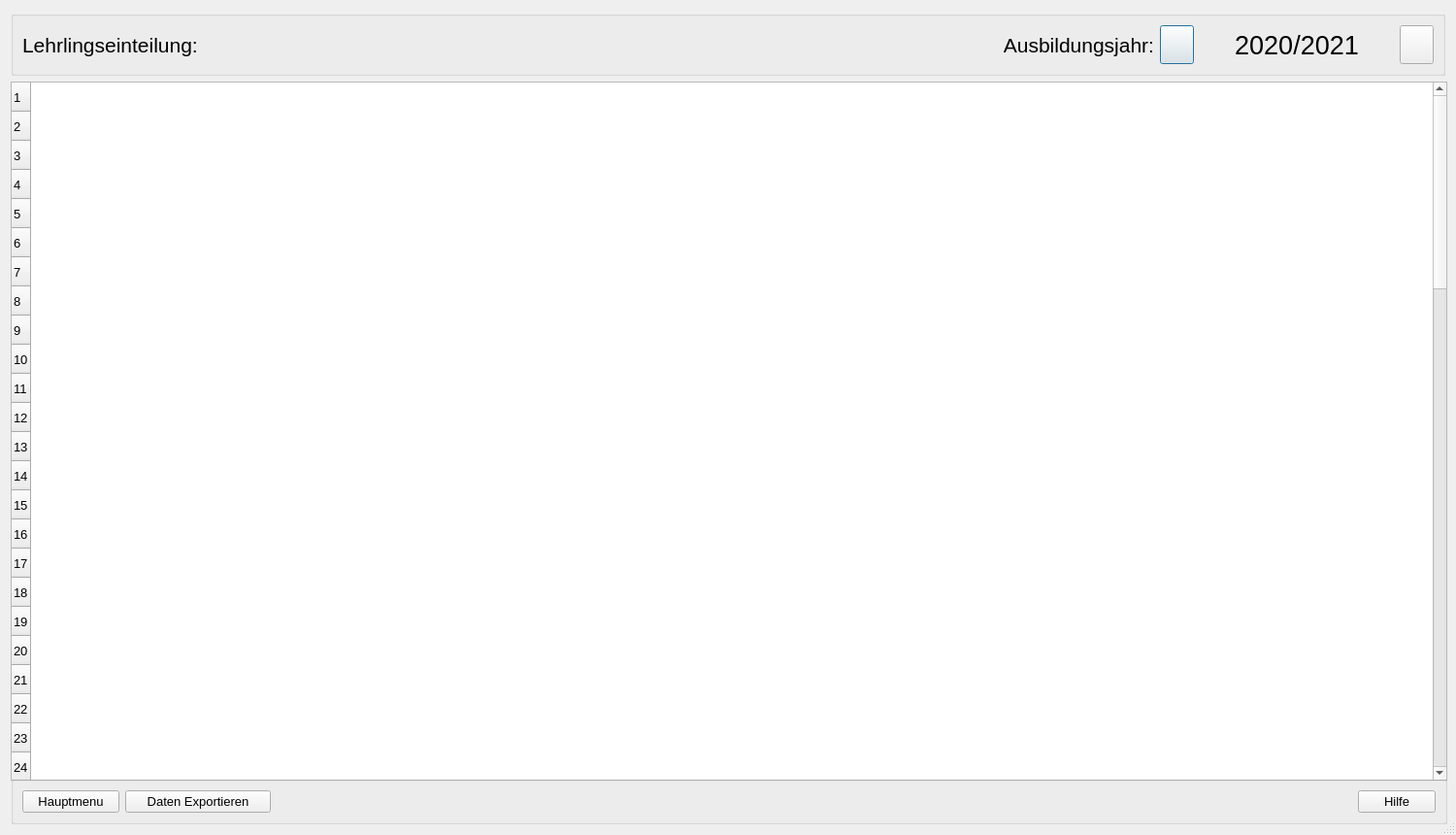
<?xml version="1.0" encoding="UTF-8"?>
<ui version="4.0">
 <class>Dialog</class>
 <widget class="QDialog" name="Dialog">
  <property name="geometry">
   <rect>
    <x>0</x>
    <y>0</y>
    <width>1500</width>
    <height>860</height>
   </rect>
  </property>
  <property name="minimumSize">
   <size>
    <width>1500</width>
    <height>860</height>
   </size>
  </property>
  <property name="windowTitle">
   <string>Dialog</string>
  </property>
  <property name="sizeGripEnabled">
   <bool>true</bool>
  </property>
  <layout class="QVBoxLayout" name="verticalLayout">
   <item>
    <widget class="QGroupBox" name="groupBox_2">
     <property name="sizePolicy">
      <sizepolicy hsizetype="Fixed" vsizetype="Fixed">
       <horstretch>0</horstretch>
       <verstretch>0</verstretch>
      </sizepolicy>
     </property>
     <property name="maximumSize">
      <size>
       <width>1480</width>
       <height>16777215</height>
      </size>
     </property>
     <property name="title">
      <string/>
     </property>
     <layout class="QHBoxLayout" name="horizontalLayout_2">
      <item>
       <widget class="QLabel" name="label">
        <property name="minimumSize">
         <size>
          <width>240</width>
          <height>0</height>
         </size>
        </property>
        <property name="font">
         <font>
          <pointsize>16</pointsize>
         </font>
        </property>
        <property name="text">
         <string>Lehrlingseinteilung:</string>
        </property>
       </widget>
      </item>
      <item>
       <spacer name="horizontalSpacer">
        <property name="orientation">
         <enum>Qt::Horizontal</enum>
        </property>
        <property name="sizeType">
         <enum>QSizePolicy::Fixed</enum>
        </property>
        <property name="sizeHint" stdset="0">
         <size>
          <width>900</width>
          <height>20</height>
         </size>
        </property>
       </spacer>
      </item>
      <item>
       <widget class="QLabel" name="label_2">
        <property name="sizePolicy">
         <sizepolicy hsizetype="Fixed" vsizetype="Preferred">
          <horstretch>0</horstretch>
          <verstretch>0</verstretch>
         </sizepolicy>
        </property>
        <property name="font">
         <font>
          <pointsize>16</pointsize>
         </font>
        </property>
        <property name="text">
         <string>Ausbildungsjahr:</string>
        </property>
        <property name="alignment">
         <set>Qt::AlignRight|Qt::AlignTrailing|Qt::AlignVCenter</set>
        </property>
       </widget>
      </item>
      <item>
       <widget class="QPushButton" name="pB_leftArrow">
        <property name="sizePolicy">
         <sizepolicy hsizetype="Fixed" vsizetype="Preferred">
          <horstretch>0</horstretch>
          <verstretch>0</verstretch>
         </sizepolicy>
        </property>
        <property name="minimumSize">
         <size>
          <width>35</width>
          <height>0</height>
         </size>
        </property>
        <property name="font">
         <font>
          <pointsize>21</pointsize>
          <weight>75</weight>
          <bold>true</bold>
         </font>
        </property>
        <property name="text">
         <string/>
        </property>
        <property name="icon">
         <iconset>
          <normaloff>../../_Symbole/UsedSymbols/keyboard-left-arrow-button_icon-icons.com_72692.ico</normaloff>../../_Symbole/UsedSymbols/keyboard-left-arrow-button_icon-icons.com_72692.ico</iconset>
        </property>
       </widget>
      </item>
      <item>
       <widget class="QLabel" name="lbl_Ausbildungsjahr">
        <property name="sizePolicy">
         <sizepolicy hsizetype="Preferred" vsizetype="Preferred">
          <horstretch>0</horstretch>
          <verstretch>0</verstretch>
         </sizepolicy>
        </property>
        <property name="minimumSize">
         <size>
          <width>200</width>
          <height>0</height>
         </size>
        </property>
        <property name="maximumSize">
         <size>
          <width>250</width>
          <height>16777215</height>
         </size>
        </property>
        <property name="font">
         <font>
          <pointsize>20</pointsize>
         </font>
        </property>
        <property name="text">
         <string>2020/2021</string>
        </property>
        <property name="alignment">
         <set>Qt::AlignCenter</set>
        </property>
       </widget>
      </item>
      <item>
       <widget class="QPushButton" name="pB_rightArrow">
        <property name="sizePolicy">
         <sizepolicy hsizetype="Fixed" vsizetype="Preferred">
          <horstretch>0</horstretch>
          <verstretch>0</verstretch>
         </sizepolicy>
        </property>
        <property name="minimumSize">
         <size>
          <width>35</width>
          <height>0</height>
         </size>
        </property>
        <property name="font">
         <font>
          <pointsize>21</pointsize>
          <weight>75</weight>
          <bold>true</bold>
         </font>
        </property>
        <property name="text">
         <string/>
        </property>
        <property name="icon">
         <iconset>
          <normaloff>../../_Symbole/UsedSymbols/keyboard-right-arrow-button-1_icon-icons.com_72690.ico</normaloff>../../_Symbole/UsedSymbols/keyboard-right-arrow-button-1_icon-icons.com_72690.ico</iconset>
        </property>
       </widget>
      </item>
     </layout>
    </widget>
   </item>
   <item>
    <widget class="QTableWidget" name="tW_Lehrlingseinteilung">
     <property name="sizePolicy">
      <sizepolicy hsizetype="Expanding" vsizetype="Ignored">
       <horstretch>0</horstretch>
       <verstretch>0</verstretch>
      </sizepolicy>
     </property>
     <property name="minimumSize">
      <size>
       <width>1480</width>
       <height>720</height>
      </size>
     </property>
     <property name="font">
      <font>
       <pointsize>10</pointsize>
      </font>
     </property>
     <property name="rowCount">
      <number>80</number>
     </property>
     <row/>
     <row/>
     <row/>
     <row/>
     <row/>
     <row/>
     <row/>
     <row/>
     <row/>
     <row/>
     <row/>
     <row/>
     <row/>
     <row/>
     <row/>
     <row/>
     <row/>
     <row/>
     <row/>
     <row/>
     <row/>
     <row/>
     <row/>
     <row/>
     <row/>
     <row/>
     <row/>
     <row/>
     <row/>
     <row/>
     <row/>
     <row/>
     <row/>
     <row/>
     <row/>
     <row/>
     <row/>
     <row/>
     <row/>
     <row/>
     <row/>
     <row/>
     <row/>
     <row/>
     <row/>
     <row/>
     <row/>
     <row/>
     <row/>
     <row/>
     <row/>
     <row/>
     <row/>
     <row/>
     <row/>
     <row/>
     <row/>
     <row/>
     <row/>
     <row/>
     <row/>
     <row/>
     <row/>
     <row/>
     <row/>
     <row/>
     <row/>
     <row/>
     <row/>
     <row/>
     <row/>
     <row/>
     <row/>
     <row/>
     <row/>
     <row/>
     <row/>
     <row/>
     <row/>
     <row/>
    </widget>
   </item>
   <item>
    <widget class="QGroupBox" name="groupBox">
     <property name="sizePolicy">
      <sizepolicy hsizetype="Fixed" vsizetype="Fixed">
       <horstretch>0</horstretch>
       <verstretch>0</verstretch>
      </sizepolicy>
     </property>
     <property name="minimumSize">
      <size>
       <width>1480</width>
       <height>0</height>
      </size>
     </property>
     <property name="title">
      <string/>
     </property>
     <layout class="QHBoxLayout" name="horizontalLayout">
      <item>
       <widget class="QPushButton" name="pB_Mainmenu">
        <property name="minimumSize">
         <size>
          <width>100</width>
          <height>0</height>
         </size>
        </property>
        <property name="font">
         <font>
          <pointsize>10</pointsize>
         </font>
        </property>
        <property name="text">
         <string>Hauptmenu</string>
        </property>
        <property name="icon">
         <iconset>
          <normaloff>../../_Symbole/UsedSymbols/log-out_icon-icons.com_50106.ico</normaloff>../../_Symbole/UsedSymbols/log-out_icon-icons.com_50106.ico</iconset>
        </property>
       </widget>
      </item>
      <item>
       <widget class="QPushButton" name="pB_Export_Data">
        <property name="minimumSize">
         <size>
          <width>150</width>
          <height>0</height>
         </size>
        </property>
        <property name="font">
         <font>
          <pointsize>10</pointsize>
         </font>
        </property>
        <property name="text">
         <string>Daten Exportieren</string>
        </property>
        <property name="icon">
         <iconset>
          <normaloff>../../_Symbole/UsedSymbols/reporting_noun_report_document_file_icon_148360.ico</normaloff>../../_Symbole/UsedSymbols/reporting_noun_report_document_file_icon_148360.ico</iconset>
        </property>
       </widget>
      </item>
      <item>
       <spacer name="horizontalSpacer_2">
        <property name="orientation">
         <enum>Qt::Horizontal</enum>
        </property>
        <property name="sizeHint" stdset="0">
         <size>
          <width>40</width>
          <height>20</height>
         </size>
        </property>
       </spacer>
      </item>
      <item>
       <widget class="QPushButton" name="pB_Help">
        <property name="font">
         <font>
          <pointsize>10</pointsize>
         </font>
        </property>
        <property name="text">
         <string>Hilfe</string>
        </property>
        <property name="icon">
         <iconset>
          <normaloff>../../_Symbole/UsedSymbols/info_13213.ico</normaloff>../../_Symbole/UsedSymbols/info_13213.ico</iconset>
        </property>
       </widget>
      </item>
     </layout>
    </widget>
   </item>
  </layout>
 </widget>
 <resources/>
 <connections/>
</ui>
